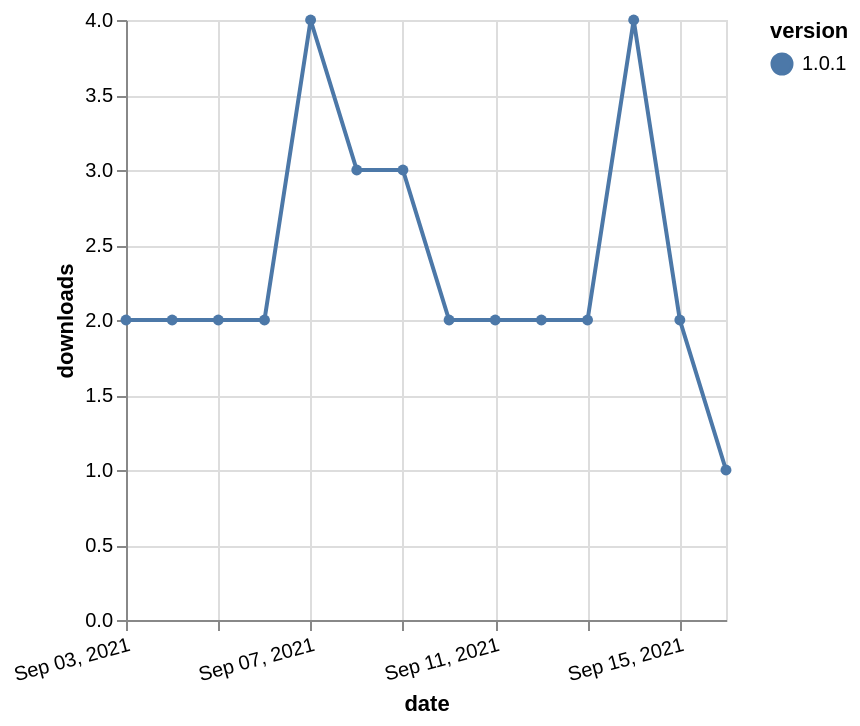

This figure's Vega-Lite source:
### Vega-Lite specification from a JSON file in a GitHub repository (floating-point values rounded to 4 significant figures)
{"$schema": "https://vega.github.io/schema/vega-lite/v5.json", "description": "A simple bar chart with embedded data.", "data": {"values": [{"date": "2021-09-03", "total": 2537, "delta": 2, "version": "1.0.1"}, {"date": "2021-09-04", "total": 2539, "delta": 2, "version": "1.0.1"}, {"date": "2021-09-05", "total": 2541, "delta": 2, "version": "1.0.1"}, {"date": "2021-09-06", "total": 2543, "delta": 2, "version": "1.0.1"}, {"date": "2021-09-07", "total": 2547, "delta": 4, "version": "1.0.1"}, {"date": "2021-09-08", "total": 2550, "delta": 3, "version": "1.0.1"}, {"date": "2021-09-09", "total": 2553, "delta": 3, "version": "1.0.1"}, {"date": "2021-09-10", "total": 2555, "delta": 2, "version": "1.0.1"}, {"date": "2021-09-11", "total": 2557, "delta": 2, "version": "1.0.1"}, {"date": "2021-09-12", "total": 2559, "delta": 2, "version": "1.0.1"}, {"date": "2021-09-13", "total": 2561, "delta": 2, "version": "1.0.1"}, {"date": "2021-09-14", "total": 2565, "delta": 4, "version": "1.0.1"}, {"date": "2021-09-15", "total": 2567, "delta": 2, "version": "1.0.1"}, {"date": "2021-09-16", "total": 2568, "delta": 1, "version": "1.0.1"}]}, "width": "container", "mark": {"type": "line", "point": {"filled": true}}, "encoding": {"x": {"field": "date", "type": "temporal", "timeUnit": "yearmonthdate", "title": "date", "axis": {"labelAngle": -15}}, "y": {"field": "delta", "type": "quantitative", "title": "downloads"}, "color": {"field": "version", "type": "nominal"}, "tooltip": {"field": "delta"}}}
